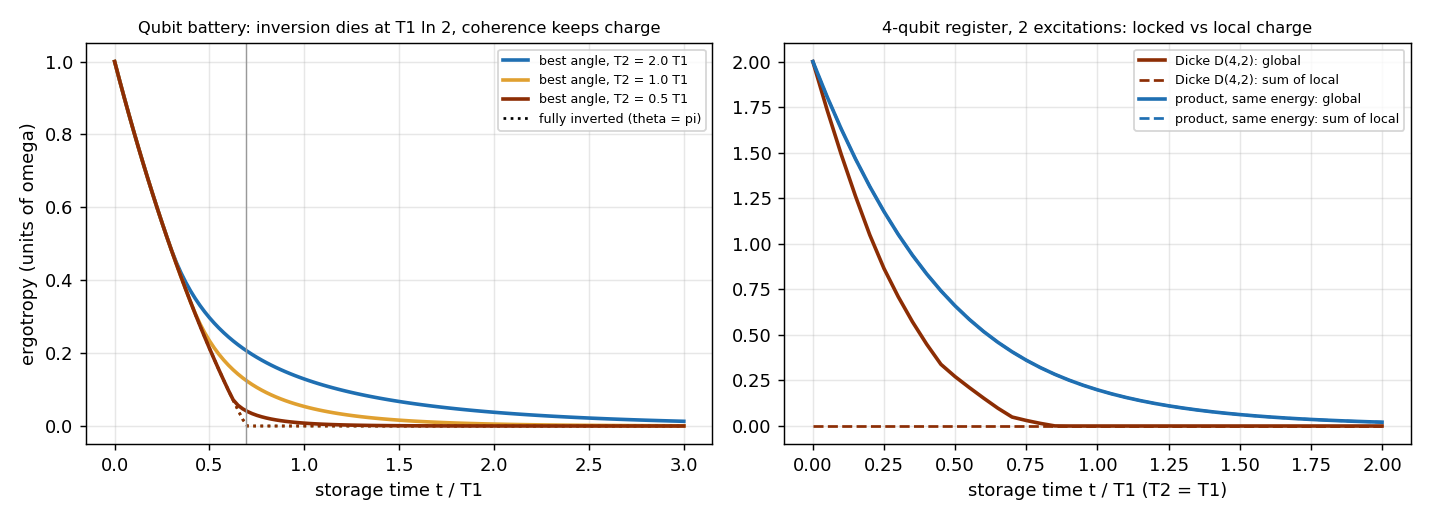

Recreate this plot in Python.
"""
Qubit quantum batteries in qg: how much work a qubit stores, how long it
keeps it under T1 and T2, how to certify it from shots, and how much of a
register's charge is locally extractable.

A qubit with H = omega |1><1| (|0> ground, qg_Z = +1) and Bloch vector
(qg_X, qg_Y, qg_Z), r = |vector|, stores energy E = omega (1 - qg_Z)/2.
Its ergotropy (the work extractable by a unitary) is the energy above
the passive state with the same spectrum (1 +- r)/2:

    W      = (omega/2) (r - qg_Z)
    W_inc  = omega max(0, -qg_Z)          (the dephased state's ergotropy)
    W_coh  = (omega/2) (r - |qg_Z|)       (the part carried by coherence)

A. Closed forms, checked against the general eigenvalue formula.
B. Storage. A qubit charged at polar angle theta (qg_Z0 = cos theta)
   decays with T1 and T2: qg_Z(t) = 1 - (1 - cos theta) e^{-t/T1},
   r_perp(t) = sin theta e^{-t/T2}. The fully inverted battery
   (theta = pi) has no coherence, and its ergotropy dies at t = T1 ln 2
   (population inversion lost). A tilted battery keeps coherent ergotropy
   longer. Which angle to charge to, for a storage time t, is a rule in
   T2/T1 alone.
C. Certification. W needs all three axes and is not linear in the state
   (r), so the plug-in estimate from finite shots is biased upwards near
   passive states. A lower confidence bound built from a lower bound on r
   and an upper bound on qg_Z (as for the certified randomness of §41) is
   compared with the plug-in estimate.
D. Registers. For n qubits, global ergotropy (any unitary on the whole
   register) against the sum of local ergotropies (one qubit at a time).
   A Dicke state D(n, k) is pure, so all its energy k omega is globally
   extractable, while every qubit alone has qg_Z = 1 - 2k/n and no
   coherence, so for k <= n/2 nothing is locally extractable: the register
   mean qg (the §20 witness) sets the local part. A product state with the
   same energy is fully locally extractable. Both are aged under local T1
   and T2.

omega = 1 throughout; times in units of T1.

Findings (python examples/battery_ergotropy_qg.py):

  A. The closed forms match the general eigenvalue formula to 3e-16 on
     200 random states, and the storage formula matches an integrated
     Lindblad equation (0.088130 both).

  B. Storage. Best charging angle and ergotropy after storage time t
     (W_best / W_inverted / W_equator, units of omega):

       T2/T1  crossover t_c   t = 0.5 T1              t = 1 T1               t = 2 T1
       2      0.288 T1        0.70 pi .297/.213/.240   0.58 pi .129/0/.122    0.52 pi .038/0/.038
       1      0.405 T1        0.78 pi .234/.213/.165   0.59 pi .054/0/.050    0.53 pi .005/0/.005
       0.5    0.618 T1        1.00 pi .213/.213/.073   0.60 pi .008/0/.007    ~0
       0.2    0.692 T1        1.00 pi .213/.213/.004   ~0                     ~0

     * Rule: charge fully (theta = pi) if the battery will be used before
       t_c; otherwise tilt it, to about 0.6 pi at t = T1. t_c solves
       x^(2 T1/T2 - 1) = 2 (2x - 1), x = e^{-t/T1} (small-tilt analysis,
       equal to the numerical optimum to 1e-3): ln(4/3) T1 when T2 = 2 T1,
       ln(3/2) T1 when T2 = T1, and it tends to T1 ln 2, the death of the
       inverted battery, as T2 shrinks.
     * After T1 ln 2 the inverted battery stores nothing; a tilted one
       still stores 0.13 omega at t = T1 when T2 = 2 T1 (and 0.05 when
       T2 = T1). Coherence buys storage time only if T2 is comparable to
       T1: at T2 = 0.2 T1 it buys nothing. Trapped ions (T1 -> infinity)
       should always charge fully.

  C. Certification (shots per axis):

       state                truth    plug-in (P over truth)   3-sigma lower bound (P unsafe)
       inverted, t = 0.5    0.213    0.237 (0.60) / 0.215 (0.53)   0.005 / 0.086  (0 / 0)
       inverted, t = 0.8    0        0.042 (0.99) / 0.005 (1.00)   0 / 0          (0 / 0)
       tilted,  t = 1       0.054    0.061 (0.58) / 0.054 (0.52)   0 / 0
                            (100 / 1000 shots)

     * The plug-in estimate overestimates in more than half of the runs and
       reports positive ergotropy for a passive state in every run: r is
       estimated upwards by the shot noise of the three axes.
     * The lower bound is never unsafe but is expensive: with 1000 shots
       per axis it certifies 0.086 of 0.213 omega, and nothing for a
       nearly discharged battery. Certifying small charges needs many shots
       (the pole of qg at r -> |qg_Z| again).

  D. Register n = 4, k = 2 excitations, T2 = T1 (global ergotropy / sum of
     local ergotropies; mean qg_Z is the same for both states):

       t / T1          0             0.1           0.3           0.7           1.5
       Dicke D(4,2)    2.00 / 0      1.49 / 0      0.71 / 0      0.05 / 0      0 / 0
       product         2.00 / 2.00   1.63 / 1.63   1.05 / 1.05   0.41 / 0.41   0.06 / 0.06
       mean qg_Z       0             +0.095        +0.259        +0.503        +0.777

     * The Dicke battery's charge is entirely locked: no single-qubit
       operation extracts any of it, and every qubit looks passive
       (qg_Z = 1 - 2k/n = 0, no coherence). The register mean qg cannot
       tell it from the product battery with the same energy; the sum of
       local ergotropies can.
     * The locked charge is also more fragile under local noise: 0.71 vs
       1.05 omega at t = 0.3 T1, 0.05 vs 0.41 at 0.7 T1.

Honest scope. The formulas are standard single-qubit ergotropy written in
qg; locked (locally passive, globally charged) batteries and coherence-
assisted storage are known in the quantum-battery literature. The
contributions are the T2/T1 charging rule with its closed-form crossover,
the certification cost, and the qg reading of which charge is locally
extractable. Markovian T1/T2 noise, one register size.
"""

import math

import numpy as np

T2_RATIOS = (2.0, 1.0, 0.5, 0.2)


# --------------------------------------------------------------------- #
# A. closed forms
# --------------------------------------------------------------------- #
def ergotropy(qx, qy, qz):
    r = math.sqrt(qx * qx + qy * qy + qz * qz)
    return 0.5 * (r - qz)


def ergotropy_incoherent(qz):
    return max(0.0, -qz)


def ergotropy_coherent(qx, qy, qz):
    r = math.sqrt(qx * qx + qy * qy + qz * qz)
    return 0.5 * (r - abs(qz))


def ergotropy_general(rho, energies):
    """Ergotropy of rho for a Hamiltonian diagonal in the computational basis."""
    e = np.sort(np.asarray(energies, dtype=float))
    lam = np.sort(np.real(np.linalg.eigvalsh(rho)))[::-1]
    energy = float(np.real(np.trace(rho @ np.diag(energies))))
    return energy - float(np.sum(lam * e))


def rho_from_bloch(qx, qy, qz):
    return 0.5 * np.array([[1 + qz, qx - 1j * qy], [qx + 1j * qy, 1 - qz]])


# --------------------------------------------------------------------- #
# B. storage under T1 and T2
# --------------------------------------------------------------------- #
def aged(theta, t, t2_over_t1):
    """(r_perp, qg_Z) after storage time t (units of T1)."""
    qz = 1 - (1 - math.cos(theta)) * math.exp(-t)
    rp = math.sin(theta) * math.exp(-t / t2_over_t1)
    return rp, qz


def stored_ergotropy(theta, t, t2_over_t1):
    rp, qz = aged(theta, t, t2_over_t1)
    return ergotropy(rp, 0.0, qz)


_THETAS = np.linspace(0, math.pi, 1801)


def best_angle(t, t2_over_t1):
    w = np.array([stored_ergotropy(th, t, t2_over_t1) for th in _THETAS])
    i = int(np.argmax(w))
    return float(_THETAS[i]), float(w[i])


def crossover_time(t2_over_t1, tol=1e-3):
    """First storage time at which a tilted battery beats the inverted one."""
    lo, hi = 0.0, 5.0
    for _ in range(40):
        mid = (lo + hi) / 2
        th, _ = best_angle(mid, t2_over_t1)
        if th < math.pi - tol:
            hi = mid
        else:
            lo = mid
    return hi


def crossover_time_analytic(t2_over_t1):
    """Small-tilt condition for leaving theta = pi: with x = e^{-t},
    x^(2 T1/T2 - 1) = 2 (2x - 1); closed forms t_c = ln(4/3) for T2 = 2 T1
    and ln(3/2) for T2 = T1."""
    from scipy.optimize import brentq

    a = 2.0 / t2_over_t1 - 1.0
    f = lambda x: x**a - 2 * (2 * x - 1)  # noqa: E731
    x = brentq(f, 0.5 + 1e-12, 1.0 - 1e-12)
    return -math.log(x)


def storage_table(times=(0.25, 0.5, 1.0, 2.0)):
    out = {}
    for ratio in T2_RATIOS:
        row = {"t_c": crossover_time(ratio), "t_c_analytic": crossover_time_analytic(ratio)}
        for t in times:
            th, w = best_angle(t, ratio)
            row[t] = {"theta_opt": th, "w_opt": w, "w_inverted": stored_ergotropy(math.pi, t, ratio),
                      "w_equator": stored_ergotropy(math.pi / 2, t, ratio)}
        out[ratio] = row
    return out


def lindblad_check(theta, t, t2_over_t1, steps=4000):
    """Integrate the qubit master equation (amplitude damping + pure dephasing)."""
    g1 = 1.0
    gphi = 1.0 / t2_over_t1 - 0.5
    rho = rho_from_bloch(math.sin(theta), 0.0, math.cos(theta)).astype(complex)
    sm = np.array([[0, 1], [0, 0]], dtype=complex)  # |0><1| : lowers |1> -> |0>
    sz = np.diag([1.0, -1.0]).astype(complex)
    dt = t / steps

    def d(r):
        out = g1 * (sm @ r @ sm.conj().T - 0.5 * (sm.conj().T @ sm @ r + r @ sm.conj().T @ sm))
        out += 0.5 * gphi * (sz @ r @ sz - r)
        return out

    for _ in range(steps):
        k1 = d(rho)
        k2 = d(rho + 0.5 * dt * k1)
        k3 = d(rho + 0.5 * dt * k2)
        k4 = d(rho + dt * k3)
        rho = rho + dt / 6 * (k1 + 2 * k2 + 2 * k3 + k4)
    return ergotropy_general(rho, [0.0, 1.0])


# --------------------------------------------------------------------- #
# C. certification from shots
# --------------------------------------------------------------------- #
def certify(bloch, shots, trials=4000, seed=0, sigmas=3.0):
    """Plug-in ergotropy and a lower confidence bound from `shots` shots per axis."""
    rng = np.random.default_rng(seed)
    qx, qy, qz = bloch
    truth = ergotropy(qx, qy, qz)
    est = {a: 2 * rng.binomial(shots, (1 + q) / 2, size=trials) / shots - 1 for a, q in zip("xyz", bloch)}
    r_hat = np.sqrt(est["x"] ** 2 + est["y"] ** 2 + est["z"] ** 2)
    plug = 0.5 * (np.minimum(r_hat, 1.0) - est["z"])
    se = 1 / math.sqrt(shots)
    r_lo = np.maximum(0.0, r_hat - sigmas * se * math.sqrt(3))
    qz_hi = np.minimum(1.0, est["z"] + sigmas * se)
    lcb = np.maximum(0.0, 0.5 * (r_lo - qz_hi))
    return {"truth": truth, "plug_mean": float(plug.mean()), "plug_over": float(np.mean(plug > truth + 1e-12)),
            "lcb_mean": float(lcb.mean()), "lcb_unsafe": float(np.mean(lcb > truth + 1e-12))}


# --------------------------------------------------------------------- #
# D. registers
# --------------------------------------------------------------------- #
def dicke(n, k):
    v = np.zeros(2**n)
    for i in range(2**n):
        if bin(i).count("1") == k:
            v[i] = 1
    v /= np.linalg.norm(v)
    return np.outer(v, v)


def product_equal_energy(n, k):
    th = math.acos(1 - 2 * k / n)
    one = np.array([math.cos(th / 2), math.sin(th / 2)])
    v = one
    for _ in range(n - 1):
        v = np.kron(v, one)
    return np.outer(v, v)


def _local_channel(rho, n, t, t2_over_t1):
    """Amplitude damping (gamma = 1 - e^-t) and pure dephasing on every qubit."""
    gamma = 1 - math.exp(-t)
    lam = math.exp(-t / t2_over_t1) / math.sqrt(1 - gamma) if gamma < 1 else 0.0  # extra dephasing factor
    K_ad = [np.array([[1, 0], [0, math.sqrt(1 - gamma)]]), np.array([[0, math.sqrt(gamma)], [0, 0]])]
    p = (1 - lam) / 2
    K_ph = [math.sqrt(1 - p) * np.eye(2), math.sqrt(p) * np.diag([1.0, -1.0])]
    for q in range(n):
        for Ks in (K_ad, K_ph):
            new = np.zeros_like(rho)
            for K in Ks:
                full = np.kron(np.kron(np.eye(2 ** (n - 1 - q)), K), np.eye(2**q))
                new = new + full @ rho @ full.conj().T
            rho = new
    return rho


def _energies(n):
    return np.array([bin(i).count("1") for i in range(2**n)], dtype=float)


def _local_bloch(rho, n, q):
    t = rho.reshape([2] * (2 * n))
    keep = n - 1 - q
    axes = [a for a in range(n) if a != keep]
    red = t
    for a in sorted(axes, reverse=True):
        red = np.trace(red, axis1=a, axis2=a + red.ndim // 2)
    red = red.reshape(2, 2)
    qz = float(np.real(red[0, 0] - red[1, 1]))
    qx = float(2 * np.real(red[1, 0]))
    qy = float(2 * np.imag(red[1, 0]))
    return qx, qy, qz


def register_ergotropy(rho, n):
    glob = ergotropy_general(rho, _energies(n))
    loc = sum(ergotropy(*_local_bloch(rho, n, q)) for q in range(n))
    mean_qg = float(np.mean([_local_bloch(rho, n, q)[2] for q in range(n)]))
    return glob, loc, mean_qg


def register_table(n=4, k=2, times=(0.0, 0.1, 0.3, 0.7, 1.5), t2_over_t1=1.0):
    out = {}
    for name, rho0 in (("Dicke", dicke(n, k)), ("product", product_equal_energy(n, k))):
        out[name] = {t: register_ergotropy(_local_channel(rho0, n, t, t2_over_t1), n) for t in times}
    return out


def make_figure(path):
    import matplotlib

    matplotlib.use("Agg")
    import matplotlib.pyplot as plt

    fig, (ax1, ax2) = plt.subplots(1, 2, figsize=(11, 4))
    ts = np.linspace(0, 3, 121)
    cols = {2.0: "#1f6fb2", 1.0: "#e0a030", 0.5: "#8c2d04"}
    for ratio, c in cols.items():
        ax1.plot(ts, [stored_ergotropy(math.pi, t, ratio) for t in ts], color=c, ls=":", lw=1.5)
        ax1.plot(ts, [best_angle(t, ratio)[1] for t in ts], color=c, lw=2, label=f"best angle, T2 = {ratio} T1")
    ax1.plot([], [], "k:", label="fully inverted (theta = pi)")
    ax1.axvline(math.log(2), color="#999999", lw=0.8)
    ax1.set_xlabel("storage time t / T1")
    ax1.set_ylabel("ergotropy (units of omega)")
    ax1.set_title("Qubit battery: inversion dies at T1 ln 2, coherence keeps charge", fontsize=9)
    ax1.legend(fontsize=7)
    ax1.grid(alpha=0.3)
    tt = np.linspace(0, 2, 41)
    for name, rho0, c in (("Dicke D(4,2)", dicke(4, 2), "#8c2d04"), ("product, same energy", product_equal_energy(4, 2), "#1f6fb2")):
        vals = [register_ergotropy(_local_channel(rho0, 4, t, 1.0), 4) for t in tt]
        ax2.plot(tt, [v[0] for v in vals], color=c, lw=2, label=f"{name}: global")
        ax2.plot(tt, [v[1] for v in vals], color=c, lw=1.5, ls="--", label=f"{name}: sum of local")
    ax2.set_xlabel("storage time t / T1 (T2 = T1)")
    ax2.set_title("4-qubit register, 2 excitations: locked vs local charge", fontsize=9)
    ax2.legend(fontsize=7)
    ax2.grid(alpha=0.3)
    fig.tight_layout()
    fig.savefig(path, dpi=130)


if __name__ == "__main__":
    import sys

    rng = np.random.default_rng(0)
    err = 0.0
    for _ in range(200):
        v = rng.normal(size=3)
        v *= rng.uniform() ** (1 / 3) / np.linalg.norm(v)
        err = max(err, abs(ergotropy(*v) - ergotropy_general(rho_from_bloch(*v), [0.0, 1.0])))
        err = max(err, abs(ergotropy(*v) - ergotropy_incoherent(v[2]) - ergotropy_coherent(*v)))
    print(f"A. closed forms vs general formula, 200 random states: max deviation {err:.1e}")
    print(f"   Lindblad check (theta = 2.2, t = 0.8, T2 = T1): closed {stored_ergotropy(2.2, 0.8, 1.0):.6f}, "
          f"integrated {lindblad_check(2.2, 0.8, 1.0):.6f}")
    st = storage_table()
    print("\nB. storage: best charging angle and ergotropy (W_opt / W_inverted / W_equator)")
    for ratio, row in st.items():
        cells = "  ".join(f"t={t}: {row[t]['theta_opt'] / math.pi:.2f}pi {row[t]['w_opt']:.3f}/{row[t]['w_inverted']:.3f}"
                          f"/{row[t]['w_equator']:.3f}" for t in (0.25, 0.5, 1.0, 2.0))
        print(f"  T2 = {ratio} T1: crossover t_c = {row['t_c']:.3f} T1 (analytic {row['t_c_analytic']:.3f}) | {cells}")
    print("\nC. certification (100 and 1000 shots per axis): truth | plug-in mean (P over) | 3-sigma LCB mean (P unsafe)")
    for label, (th, t, ratio) in (("inverted, t = 0.5", (math.pi, 0.5, 1.0)), ("inverted, t = 0.8", (math.pi, 0.8, 1.0)),
                                  ("best, t = 1", (best_angle(1.0, 1.0)[0], 1.0, 1.0)), ("equator, t = 2", (math.pi / 2, 2.0, 1.0))):
        rp, qz = aged(th, t, ratio)
        for shots in (100, 1000):
            c = certify((rp, 0.0, qz), shots)
            print(f"  {label:18s} N={shots:5d}: {c['truth']:.4f} | {c['plug_mean']:.4f} ({c['plug_over']:.2f}) | "
                  f"{c['lcb_mean']:.4f} ({c['lcb_unsafe']:.2f})")
    reg = register_table()
    print("\nD. register n = 4, k = 2, T2 = T1: (global ergotropy, sum of local ergotropies, mean qg_Z)")
    for name, rows in reg.items():
        print(f"  {name:8s} " + "  ".join(f"t={t}: ({g:.3f}, {l:.3f}, {m:+.3f})" for t, (g, l, m) in rows.items()))
    if "--figure" in sys.argv:
        make_figure(__file__.replace(".py", ".png"))
